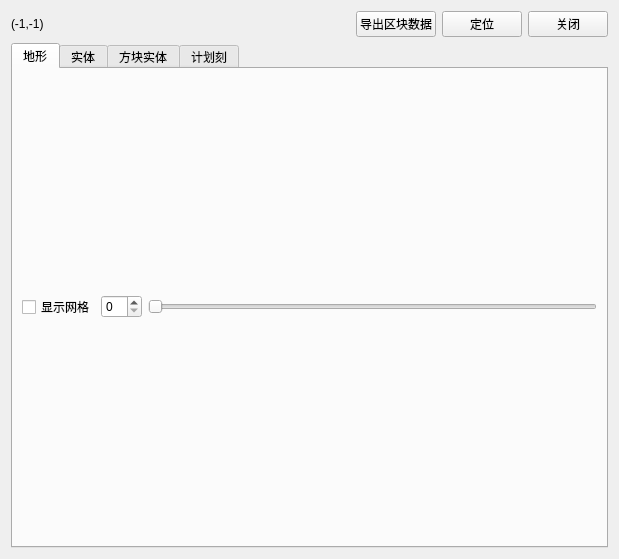
<?xml version="1.0" encoding="UTF-8"?>
<ui version="4.0">
 <class>ChunkEditorWidget</class>
 <widget class="QWidget" name="ChunkEditorWidget">
  <property name="geometry">
   <rect>
    <x>0</x>
    <y>0</y>
    <width>619</width>
    <height>559</height>
   </rect>
  </property>
  <property name="windowTitle">
   <string>Form</string>
  </property>
  <property name="styleSheet">
   <string notr="true"/>
  </property>
  <layout class="QVBoxLayout" name="verticalLayout">
   <item>
    <layout class="QHBoxLayout" name="horizontalLayout">
     <item>
      <widget class="QLabel" name="base_info_label">
       <property name="text">
        <string>(-1,-1)</string>
       </property>
      </widget>
     </item>
     <item>
      <spacer name="horizontalSpacer_2">
       <property name="orientation">
        <enum>Qt::Horizontal</enum>
       </property>
       <property name="sizeHint" stdset="0">
        <size>
         <width>20</width>
         <height>20</height>
        </size>
       </property>
      </spacer>
     </item>
     <item>
      <widget class="QPushButton" name="dump_btn">
       <property name="text">
        <string>导出区块数据</string>
       </property>
      </widget>
     </item>
     <item>
      <widget class="QPushButton" name="locate_btn">
       <property name="minimumSize">
        <size>
         <width>0</width>
         <height>0</height>
        </size>
       </property>
       <property name="text">
        <string>定位</string>
       </property>
      </widget>
     </item>
     <item>
      <widget class="QPushButton" name="close_btn">
       <property name="minimumSize">
        <size>
         <width>0</width>
         <height>0</height>
        </size>
       </property>
       <property name="text">
        <string>关闭</string>
       </property>
      </widget>
     </item>
    </layout>
   </item>
   <item>
    <widget class="QTabWidget" name="tabWidget">
     <property name="currentIndex">
      <number>0</number>
     </property>
     <widget class="QWidget" name="terrain_tab">
      <attribute name="title">
       <string>地形</string>
      </attribute>
      <layout class="QVBoxLayout" name="verticalLayout_3">
       <item>
        <layout class="QHBoxLayout" name="horizontalLayout_3" stretch="0,0,1">
         <item>
          <widget class="QCheckBox" name="terrain_show_grid_cb">
           <property name="sizePolicy">
            <sizepolicy hsizetype="Minimum" vsizetype="Minimum">
             <horstretch>0</horstretch>
             <verstretch>0</verstretch>
            </sizepolicy>
           </property>
           <property name="text">
            <string>显示网格</string>
           </property>
          </widget>
         </item>
         <item>
          <widget class="QSpinBox" name="terrain_level_edit"/>
         </item>
         <item>
          <widget class="QSlider" name="terrain_level_slider">
           <property name="sizePolicy">
            <sizepolicy hsizetype="Preferred" vsizetype="Fixed">
             <horstretch>0</horstretch>
             <verstretch>0</verstretch>
            </sizepolicy>
           </property>
           <property name="orientation">
            <enum>Qt::Horizontal</enum>
           </property>
          </widget>
         </item>
        </layout>
       </item>
      </layout>
     </widget>
     <widget class="QWidget" name="actor_tab">
      <attribute name="title">
       <string>实体</string>
      </attribute>
      <layout class="QVBoxLayout" name="verticalLayout_2">
       <item>
        <widget class="QWidget" name="empyt_actor_editor_widget" native="true"/>
       </item>
       <item>
        <widget class="QPushButton" name="save_actor_btn">
         <property name="text">
          <string>保存实体数据</string>
         </property>
        </widget>
       </item>
      </layout>
     </widget>
     <widget class="QWidget" name="block_actor_tab">
      <attribute name="title">
       <string>方块实体</string>
      </attribute>
      <layout class="QVBoxLayout" name="verticalLayout_4">
       <item>
        <widget class="QWidget" name="empty_block_actor_editor_widget" native="true"/>
       </item>
       <item>
        <widget class="QPushButton" name="save_block_actor_btn">
         <property name="text">
          <string>保存方块实体数据</string>
         </property>
        </widget>
       </item>
      </layout>
     </widget>
     <widget class="QWidget" name="pt_tab">
      <attribute name="title">
       <string>计划刻</string>
      </attribute>
      <layout class="QVBoxLayout" name="verticalLayout_5">
       <item>
        <widget class="QWidget" name="empty_pt_editor_widget" native="true"/>
       </item>
       <item>
        <widget class="QPushButton" name="save_pt_btn">
         <property name="text">
          <string>保存计划刻数据</string>
         </property>
        </widget>
       </item>
      </layout>
     </widget>
    </widget>
   </item>
  </layout>
 </widget>
 <resources/>
 <connections/>
</ui>
